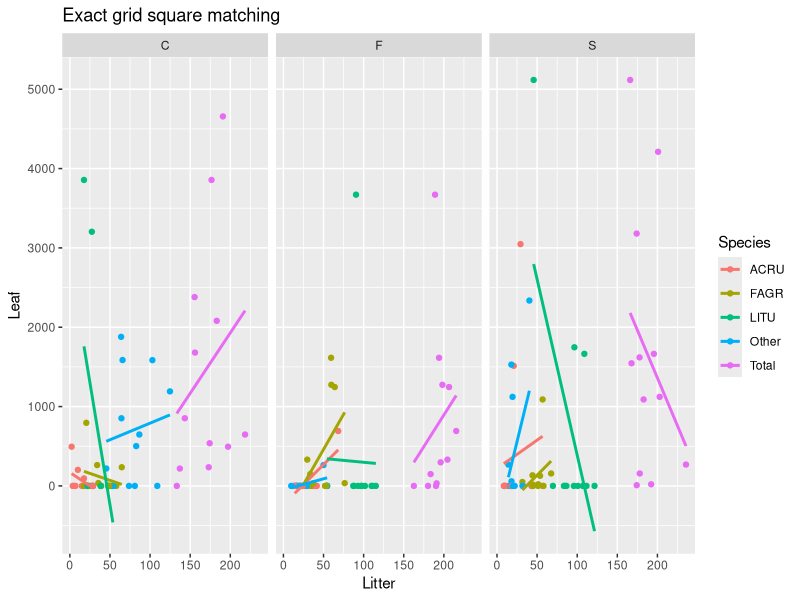
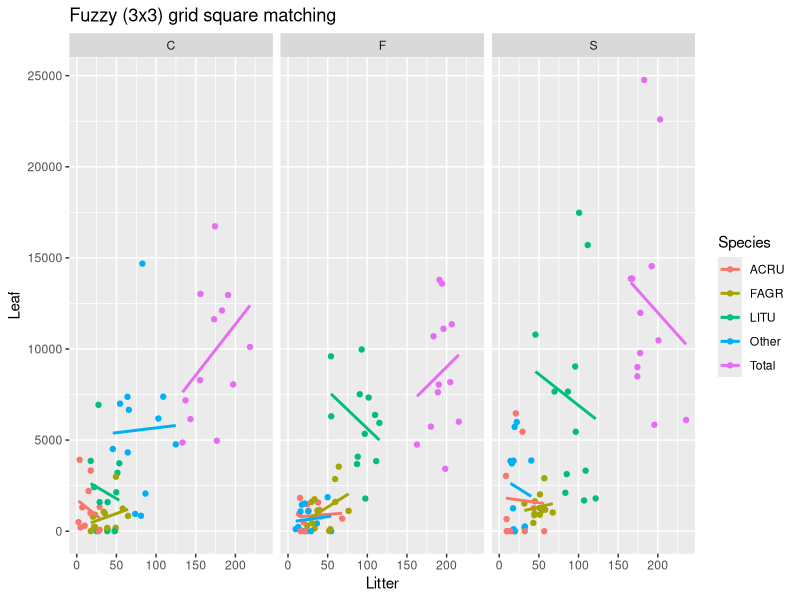
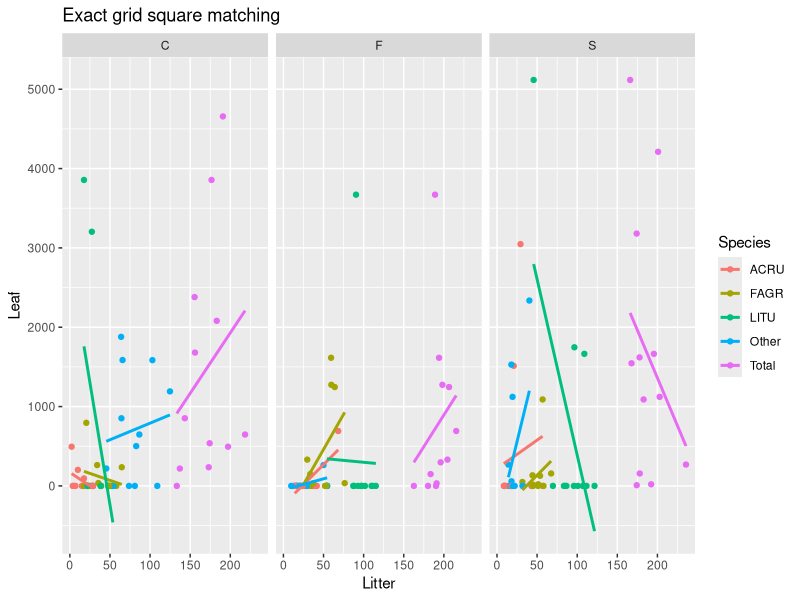
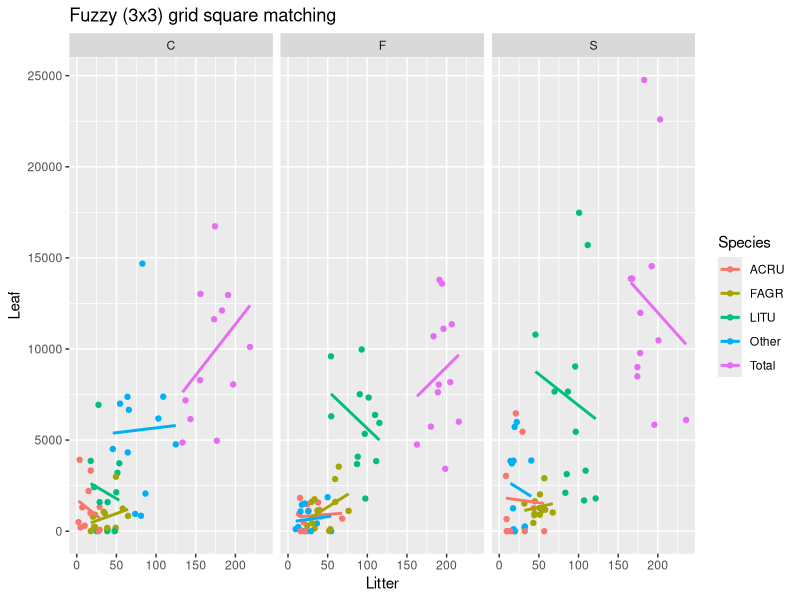

The R source for these figures, in order:
# Hmm

library(readr)
litter <- read_csv("TEMPEST litter data - Sheet1.csv", skip = 1)
library(lubridate)
library(dplyr)
litter %>% 
  mutate(Date = mdy(litter$`Date collected`)) %>% 
  filter(year(Date) == 2020) %>% 
  group_by(Plot, Trap) %>% 
  summarise(ACRU = sum(`Leaf-ACRU`), FAGR = sum(`Leaf-FAGR`), 
            LITU = sum(`Leaf-LITU`), Other = sum(`Leaf-Other`),
            .groups = "drop") ->
  litter

litter$Total = rowSums(litter[c("ACRU", "FAGR", "LITU", "Other")])

# Trees
trees <- read_csv("inventory.csv")
trees %>% 
  select(Plot, Grid, Species_code, DBH_2020) %>% 
  mutate(Species = case_when(Species_code == "ACRU" ~ "ACRU",
                             Species_code == "LITU" ~ "LITU",
                             Species_code == "FAGR" ~ "FAGR",
                             .default = "Other"),
         Plot = substr(Plot, 1, 1)) %>% 
  group_by(Plot, Grid, Species) %>% 
  summarise(Leaf = sum(DBH_2020 ^ 2, na.rm = TRUE), .groups = "drop") ->
  trees

# Compute totals
trees %>%
  group_by(Plot, Grid) %>% 
  summarise(Leaf = sum(Leaf)) %>% 
  mutate(Species = "Total") %>%
  bind_rows(trees) ->
  trees


message("Mean and variability by plot and species:")
library(tidyr)
litter %>% 
  pivot_longer(c(-Plot, -Trap)) %>% 
  group_by(Plot, name) %>% 
  summarise(avg = round(mean(value), 1), stdev = round(sd(value), 1),
            .groups = "drop") %>% 
  mutate(string = paste(format(avg, nsmall=1), format(stdev, nsmall=1), sep = "±")) %>% 
  select(-avg, -stdev) %>% 
  pivot_wider(values_from = string) %>% 
  print()

message("Chi-square test for variability between traps, by plot:")
# Is there variability between traps?
plots <- unique(litter$Plot)
result <- data.frame(Plot = plots)
for(pnum in seq_along(plots)) {
  plot <- plots[pnum]
  for(type in c("ACRU", "FAGR", "LITU", "Other", "Total")) {
    x <- litter[litter$Plot == plot,]
    y <- unlist(x[,type])
    names(y) <- x$Trap
    result[pnum, type] <- format(round(chisq.test(y)$p.value, 3), nsmall = 3)
  }
}
print(result)

# Temporary - fake grid locations
grid_locations <- expand_grid(Plot = c("C", "F", "S"), Trap = LETTERS[1:12])
grid_locations$Grid <- sample(unique(na.omit(trees$Grid)), size = nrow(grid_locations))

litter %>% 
  left_join(grid_locations, by = c("Plot", "Trap")) %>% 
  pivot_longer(c(ACRU, FAGR, LITU, Other, Total), 
               names_to = "Species", values_to = "Litter") ->
  litter_long

# Exact grid square matching
litter_long %>% 
  left_join(trees, by = c("Plot", "Grid", "Species")) %>% 
  replace_na(list(Leaf = 0)) ->
  combined_exact

library(ggplot2)
p <- ggplot(combined_exact, aes(Litter, Leaf, color = Species)) +
  geom_point() +
  geom_smooth(method = lm, se = FALSE) +
  facet_grid(.~Plot) + 
  ggtitle("Exact grid square matching")
print(p)
ggsave("exact-matching.png", width = 8, height = 4)

# Fuzzy match - any tree within a 3x3 centered around the trap is included

# Helper function to compute the 3x3 grid around a litter trap
# For example, for C2 we want {B1, B2, B3, C1, C2, C3, D1, D2, D3}
makebox <- function(loc) {
  if(!grepl("^[A-J][1-8]$", loc)) return(NULL) # make sure data is in expected form
  
  x <- which(LETTERS == substr(loc, 1, 1)) 
  xseq <- seq(x - 1, x + 1)
  xseq <- xseq[xseq > 0 & xseq < 11] 
  y <- as.integer(substr(loc, 2, 2))
  yseq <- seq(y - 1, y + 1)
  yseq <- yseq[yseq > 0 & yseq < 9]
  df <- expand.grid(LETTERS[xseq], yseq)
  
  return(paste0(df[,1], df[,2]))
}

# For each litter_long plot and grid, get the trees in surrounding box
ll_split <- split(litter_long, paste(litter_long$Plot, litter_long$Grid))
results <- list()
for(i in seq_along(ll_split)) {
  x <- ll_split[[i]]
  # Find the nearby grid squares and trees within them
  nearby <- makebox(x$Grid[1])
  y <- trees[trees$Plot == x$Plot[1] & trees$Grid %in% nearby,]
  # Add them up, join with trees, and store
  y_total <- y %>% group_by(Species) %>% summarise(Leaf = sum(Leaf))
  x %>% left_join(y_total, by = "Species") -> results[[i]]
}

results %>% 
  bind_rows() %>% 
  replace_na(list(Leaf = 0)) ->
  combined_fuzzy

p_fuzzy <- p %+% combined_fuzzy
p_fuzzy <- p_fuzzy + ggtitle("Fuzzy (3x3) grid square matching")
print(p_fuzzy)
ggsave("fuzzy-matching.png", width = 8, height = 4)


